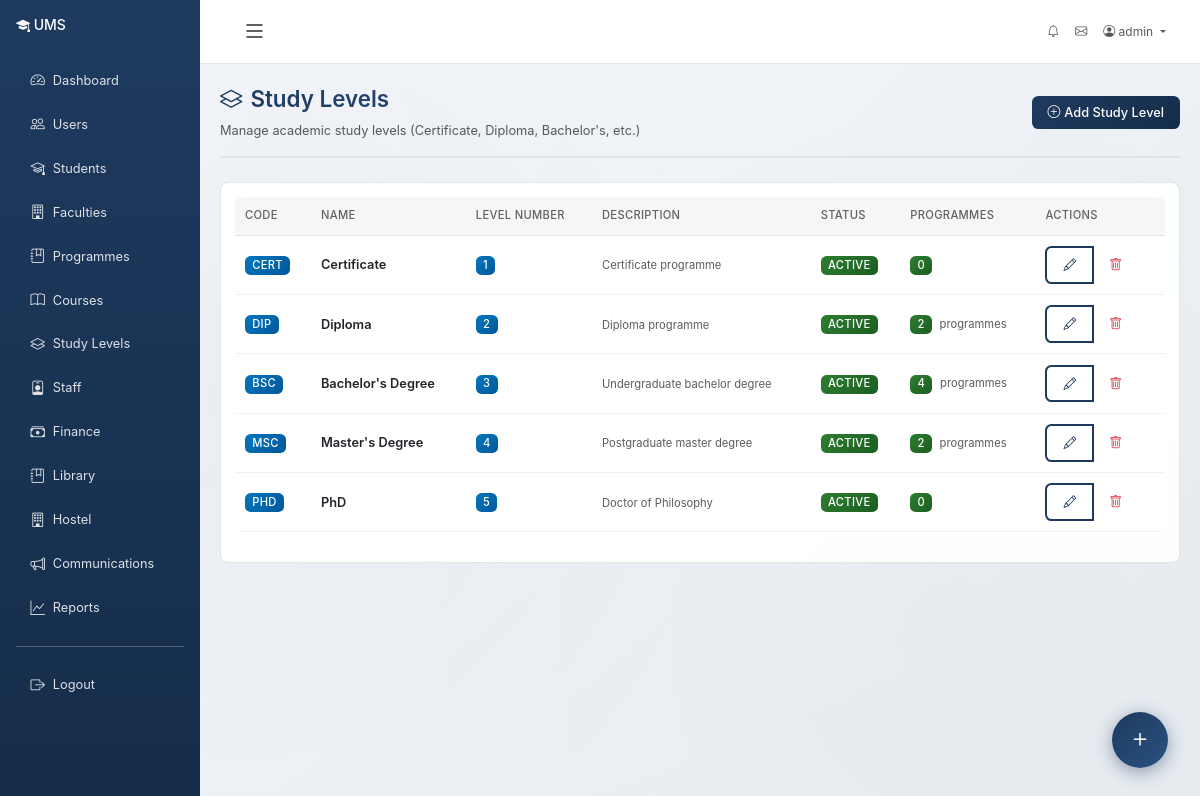
/academics/study-levels/ (signed in), run on the app's committed database.
### accounts/models.py (models this page shows, shortened)
class User(AbstractUser):
    class Role(models.TextChoices):
        ADMIN = 'admin', 'Administrator'
        REGISTRAR = 'registrar', 'Registrar'
        LECTURER = 'lecturer', 'Lecturer'
        STUDENT = 'student', 'Student'
        FINANCE = 'finance', 'Finance Staff'
        LIBRARIAN = 'librarian', 'Librarian'
        HOSTEL_MANAGER = 'hostel_manager', 'Hostel Manager'
        FACULTY_DEAN = 'faculty_dean', 'Faculty Dean'
        DEPARTMENT_HEAD = 'department_head', 'Department Head'
        PROGRAMME_COORDINATOR = 'programme_coordinator', 'Programme Coordinator'
    role = models.CharField(max_length=25, choices=Role.choices, default=Role.STUDENT)
    phone_number = models.CharField(max_length=20, blank=True)
    date_of_birth = models.DateField(null=True, blank=True)
    gender = models.CharField(
        max_length=10,
        choices=[('M', 'Male'), ('F', 'Female'), ('O', 'Other')],
        blank=True
    )
    address = models.TextField(blank=True)
    profile_picture = models.ImageField(upload_to='profiles/', null=True, blank=True)
    is_active_member = models.BooleanField(default=True)
    created_at = models.DateTimeField(auto_now_add=True)
    updated_at = models.DateTimeField(auto_now=True)
    class Meta:
        ordering = ['-date_joined']
    @property
    def is_admin(self):
        return self.role == self.Role.ADMIN or self.is_superuser

### academics/models.py (models this page shows, shortened)
class StudyLevel(models.Model):
    name = models.CharField(max_length=50, unique=True, help_text="e.g. Certificate, Diploma, Bachelor's Degree")
    code = models.CharField(max_length=20, unique=True, help_text="e.g. CERT, DIP, BSC, MSC, PHD")
    level_number = models.IntegerField(unique=True, help_text="e.g. 1 for Certificate, 2 for Diploma, 3 for Bachelor's, etc.")
    description = models.TextField(blank=True)
    is_active = models.BooleanField(default=True)
    created_at = models.DateTimeField(auto_now_add=True)
    class Meta:
        ordering = ['level_number']
        verbose_name = 'Study Level'
        verbose_name_plural = 'Study Levels'

### academics/views.py (the view)
# urls.py: path('study-levels/', views.study_level_list, name='study_level_list'),
@login_required
@role_required(['admin', 'registrar'])
def study_level_list(request):
    study_levels = StudyLevel.objects.all().order_by('level_number')
    return render(request, 'academics/study_level_list.html', {
        'study_levels': study_levels,
    })

### accounts/context_processors.py (called while the page is built, shortened)
def admin_dashboard_stats(request):
    context = {}
    return context

def user_context(request):
    context = {}
    if request.user.is_authenticated:
        user = request.user
        context['user_role'] = user.role
        context['user_role_display'] = user.get_role_display()
        context['is_admin_user'] = user.is_admin
        context['is_staff_user'] = user.role in ['admin', 'registrar', 'lecturer', 'finance', 'librarian', 'hostel_manager']
        nav_items = _get_nav_items(user)
        context['nav_items'] = nav_items
    return context

### templates/academics/study_level_list.html (shortened to what this page needs)
{% extends "base.html" %}
{% load static %}
{% block content %}
<div class="page-header d-flex justify-content-between align-items-center">
    <div>
        <h1 class="page-title"><i class="bi bi-layers me-2"></i>Study Levels</h1>
        <p class="text-muted mb-0">Manage academic study levels (Certificate, Diploma, Bachelor's, etc.)</p>
    </div>
    {% if request.user.role in 'admin,registrar' or request.user.is_superuser %}
    <div>
        <button type="button" class="btn btn-primary" onclick="openAddModal()">
            <i class="bi bi-plus-circle me-1"></i>Add Study Level
        </button>
    </div>
    {% endif %}
</div>
<div class="card">
    <div class="card-body">
        {% if study_levels %}
        <div class="table-responsive">
            <table class="table table-hover">
                <thead class="table-light">
                    <tr>
                        <th>Code</th>
                        <th>Name</th>
                        <th>Level Number</th>
                        <th>Description</th>
                        <th>Status</th>
                        <th>Programmes</th>
                        <th>Actions</th>
                    </tr>
                </thead>
                <tbody>
                    {% for level in study_levels %}
                    <tr>
                        <td><span class="badge bg-primary">{{ level.code }}</span></td>
                        <td class="fw-semibold">{{ level.name }}</td>
                        <td><span class="badge bg-info">{{ level.level_number }}</span></td>
                        <td>
                            {% if level.description %}
                                <small class="text-muted">{{ level.description|truncatewords:10 }}</small>
                            {% else %}
                                <span class="text-muted">—</span>
                            {% endif %}
                        </td>
                        <td>
                            {% if level.is_active %}
                                <span class="badge bg-success">Active</span>
                            {% else %}
                                <span class="badge bg-secondary">Inactive</span>
                            {% endif %}
                        </td>
                        <td>
                            <span class="badge bg-success">{{ level.programmes.count }}</span>
                            {% if level.programmes.exists %}
                                <small class="text-muted ms-1">programmes</small>
                            {% endif %}
                        </td>
                        <td>
                            {% if request.user.role in 'admin,registrar' or request.user.is_superuser %}
                            <div class="btn-group btn-group-sm" role="group">
                                <button type="button" class="btn btn-outline-primary" onclick="editLevel({{ level.pk }})">
                                    <i class="bi bi-pencil"></i>
                                </button>
                                <button type="button" class="btn btn-outline-danger" onclick="deleteLevel({{ level.pk }})">
                                    <i class="bi bi-trash"></i>
                                </button>
                            </div>
                            {% endif %}
                        </td>
                    </tr>
                    {% endfor %}
                </tbody>
            </table>
        </div>
        {% endif %}
    </div>
</div>
{% endblock %}

### templates/base.html (shortened to what this page needs)
{% load static %}
<!DOCTYPE html>
<html lang="en">
<head>
    <link href="https://cdn.jsdelivr.net/npm/bootstrap@5.3.0/dist/css/bootstrap.min.css" rel="stylesheet">
    <link rel="stylesheet" href="https://cdn.jsdelivr.net/npm/bootstrap-icons@1.11.0/font/bootstrap-icons.css">
</head>
<body {% if user.is_authenticated %}data-user-authenticated="true"{% endif %}>
    {% if user.is_authenticated %}
    <div class="container-fluid">
        <div class="row">
            <div class="col-md-3 col-lg-2 px-0 sidebar d-none d-md-block" id="sidebar">
                <div class="p-3">
                    <h4 class="text-white mb-4">
                        <i class="bi bi-mortarboard-fill"></i> <span class="sidebar-text">UMS</span>
                    </h4>
                    <nav class="nav flex-column">
                        {% for item in nav_items %}
                            {% if item.path %}
                                <a class="nav-link" href="{{ item.path }}" title="{{ item.label }}">
                                    <i class="bi {{ item.icon }}"></i> <span class="sidebar-text">{{ item.label }}</span>
                                </a>
                            {% elif item.url %}
                                <a class="nav-link" href="{% url item.url %}" title="{{ item.label }}">
                                    <i class="bi {{ item.icon }}"></i> <span class="sidebar-text">{{ item.label }}</span>
                                </a>
                            {% endif %}
                        {% endfor %}
                        <hr class="text-white">
                        <a class="nav-link" href="{% url 'accounts:logout' %}" title="Logout">
                            <i class="bi bi-box-arrow-right"></i> <span class="sidebar-text">Logout</span>
                        </a>
                    </nav>
                </div>
            </div>
            <div class="col-md-9 col-lg-10 ms-auto main-content-area" id="mainContent">
                <nav class="navbar navbar-expand-lg navbar-light bg-white border-bottom">
                    <div class="container-fluid">
                        <button class="btn btn-link text-dark sidebar-toggle d-none d-md-block" id="sidebarToggle" type="button" title="Collapse Sidebar (Ctrl+B)">
                            <i class="bi bi-list"></i>
                        </button>
                        <div class="collapse navbar-collapse" id="navbarNav">
                            <ul class="navbar-nav ms-auto">
                                <li class="nav-item">
                                    <a class="nav-link" href="{% url 'communications:notifications' %}" title="Notifications">
                                        <i class="bi bi-bell"></i>
                                    </a>
                                </li>
                                <li class="nav-item">
                                    <a class="nav-link" href="{% url 'communications:inbox' %}" title="Messages">
                                        <i class="bi bi-envelope"></i>
                                    </a>
                                </li>
                                <li class="nav-item dropdown">
                                    <a class="nav-link dropdown-toggle" href="#" id="userDropdown" role="button" data-bs-toggle="dropdown">
                                        <i class="bi bi-person-circle"></i> {{ user.get_full_name|default:user.username }}
                                    </a>
                                </li>
                            </ul>
                        </div>
                    </div>
                </nav>
                <div class="content-wrapper">
                    {% block content %}{% endblock %}
                </div>
            </div>
        </div>
    </div>
    {% else %}
    <div class="container-fluid">
        {% block login_content %}{% endblock %}
    </div>
    {% endif %}
    {% if user.is_authenticated %}
    <div class="qc-fab-wrap" id="qcFabWrap">
        <button class="qc-fab-main" id="qcFabMain" title="Quick Add">
            <i class="bi bi-plus qc-icon"></i>
        </button>
        <div class="qc-actions" id="qcActions">
        </div>
    </div>
    {% endif %}
</body>
</html>

### data on the page
User: get_full_name "admin"
StudyLevel: code "CERT", name "Certificate", level_number "1", description "Certificate programme", is_active "ACTIVE", programmes.count "0"
StudyLevel: code "DIP", name "Diploma", level_number "2", description "Diploma programme", is_active "ACTIVE", programmes.count "2"
StudyLevel: code "BSC", name "Bachelor's Degree", level_number "3", description "Undergraduate bachelor degree", is_active "ACTIVE", programmes.count "4"
StudyLevel: code "MSC", name "Master's Degree", level_number "4", description "Postgraduate master degree", is_active "ACTIVE", programmes.count "2"
StudyLevel: code "PHD", name "PhD", level_number "5", description "Doctor of Philosophy", is_active "ACTIVE", programmes.count "0"

### other printed values
{{ item.label }} "Dashboard" "Users" "Students" "Faculties" "Programmes" "Courses" "Study Levels" "Staff" "Finance" "Library" "Hostel" "Communications" "Reports"
